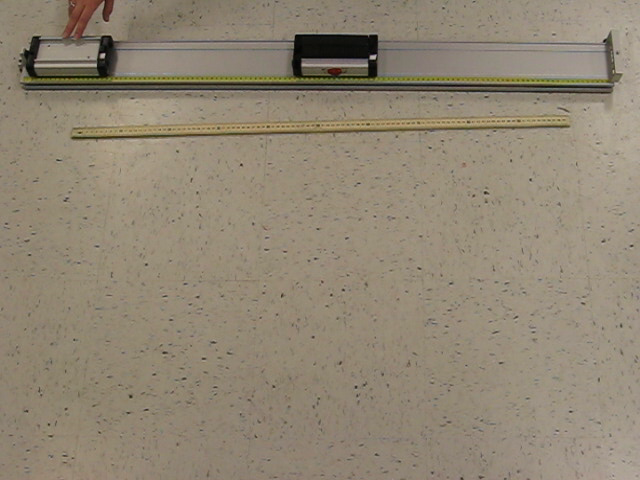
#> input picture frame 5 of sticky.avi, 640 x 480 px
$ jupyter execute Optical_flow.ipynb
#> lines starting #> are read from the running program, lines starting #| are printed output that depends on the picture
[cell 1]
import numpy as np
import cv2 as cv
cap = cv.VideoCapture(cv.samples.findFile("sticky.avi"))
ret, frame1 = cap.read()
#> frame1 is the input picture: shape (480, 640, 3); mean B, G, R 115.6, 133.8, 144.6
prvs = cv.cvtColor(frame1,cv.COLOR_BGR2GRAY)
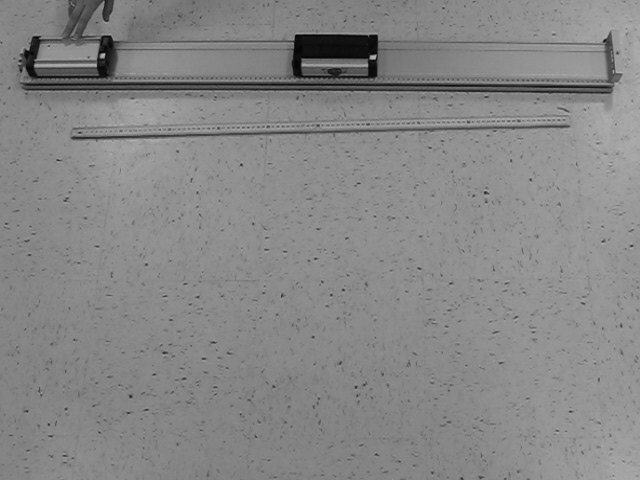
#> prvs: shape (480, 640); min 0, max 184, mean 134.8
hsv = np.zeros_like(frame1)
hsv[...,1] = 255
while(1):
    ret, frame2 = cap.read()
    next = cv.cvtColor(frame2,cv.COLOR_BGR2GRAY)
    flow = cv.calcOpticalFlowFarneback(prvs,next, None, 0.5, 3, 15, 3, 5, 1.2, 0)
    mag, ang = cv.cartToPolar(flow[...,0], flow[...,1])
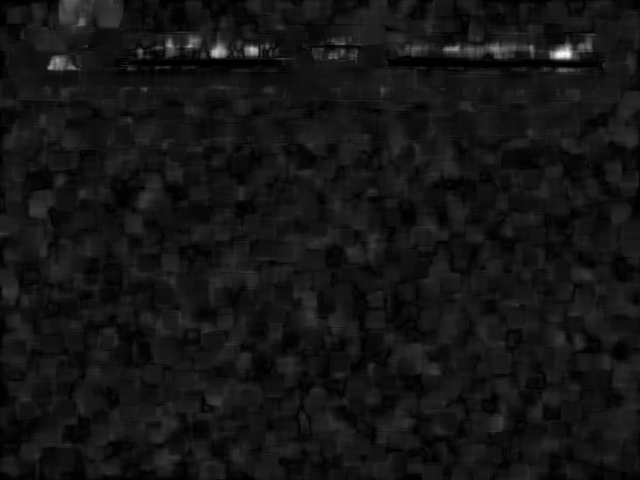
#> mag: shape (480, 640) float32; min 0.000113, max 2.77, mean 0.231; drawn with min black and max white
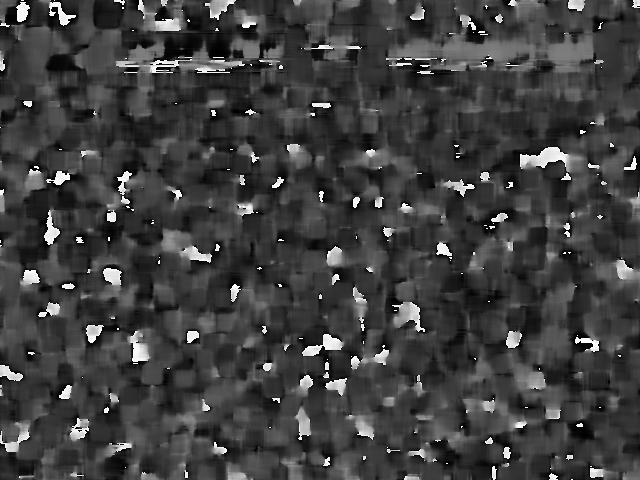
#> ang: shape (480, 640) float32; min 4.45e-06, max 6.28, mean 1.58; drawn with min black and max white
    hsv[...,0] = ang*180/np.pi/2
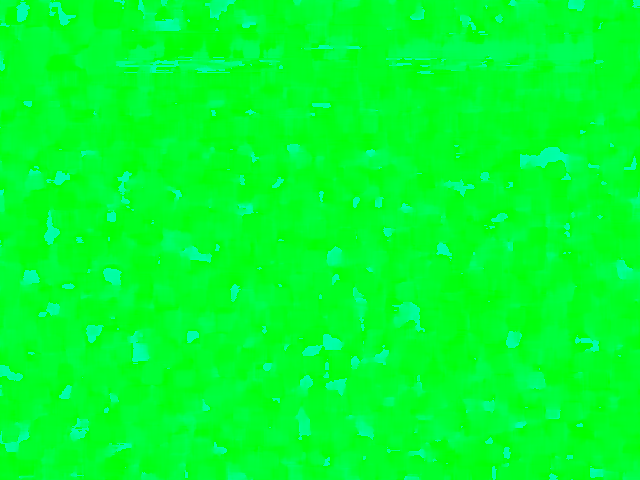
#> hsv: shape (480, 640, 3); mean of channels 0, 1, 2 44.7, 255, 0; drawn as B, G, R
    hsv[...,2] = cv.normalize(mag,None,0,255,cv.NORM_MINMAX)
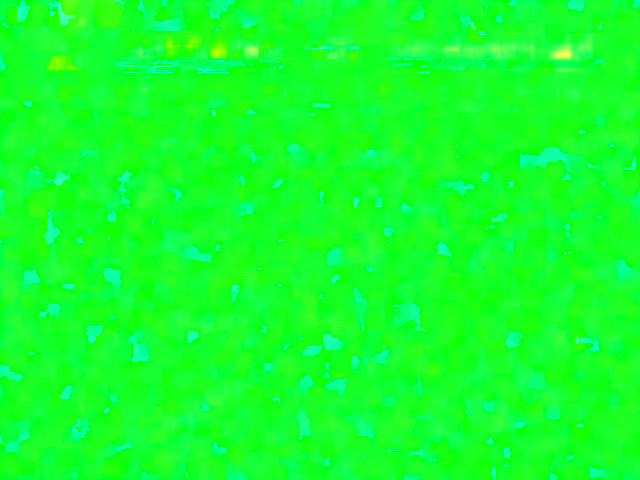
#> hsv: shape (480, 640, 3); mean of channels 0, 1, 2 44.7, 255, 20.7; drawn as B, G, R
    bgr = cv.cvtColor(hsv,cv.COLOR_HSV2BGR)
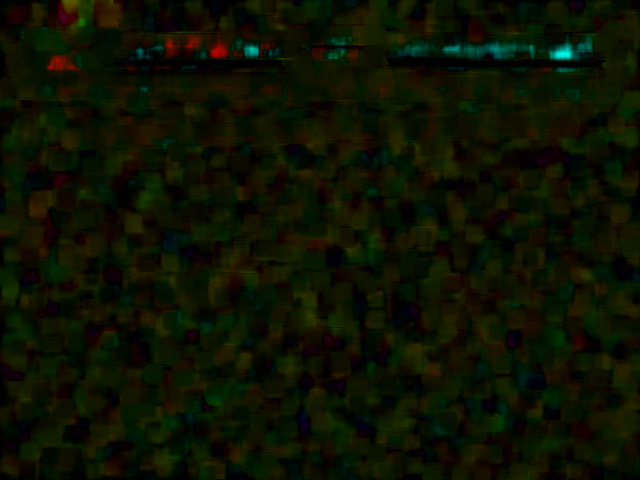
#> bgr: shape (480, 640, 3); mean B, G, R 1.3, 18.1, 13.1
    cv.imshow('frame2',bgr)
    k = cv.waitKey(30) & 0xff
#> (key q is pressed here)
    if k == 27:
        break
    elif k == ord('s'):
        cv.imwrite('opticalfb.png',frame2)
        cv.imwrite('opticalhsv.png',bgr)
    prvs = next
